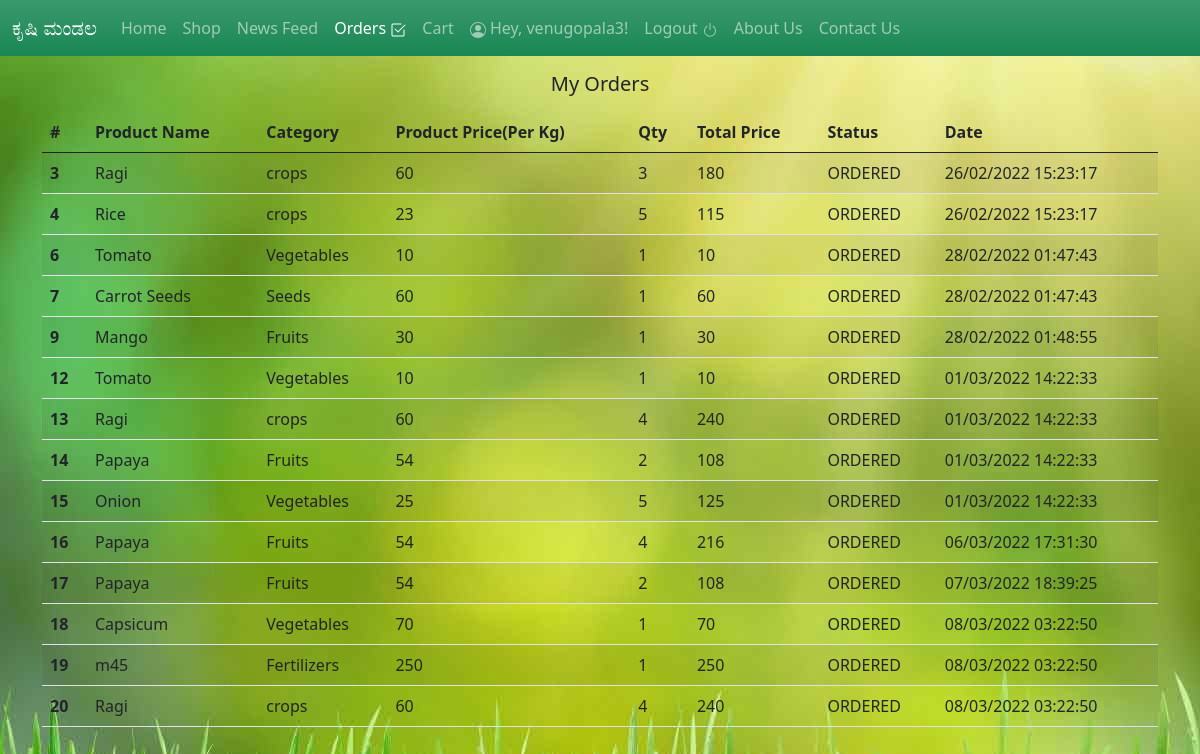
Screenshot of /orders (signed in) with the database file from the repository.
### tables this page shows
CREATE TABLE "farmer" (
	"Name"	TEXT,
	"Age"	INTEGER,
	"Gender"	NUMERIC,
	"PhoneNumber"	TEXT,
	"AadharNumber"	TEXT,
	"Address"	TEXT,
	"District"	TEXT,
	"State"	TEXT,
	"Pincode"	INTEGER,
	"FarmCategory"	TEXT,
	"id"	INTEGER,
	"nameb"	TEXT,
	"accno"	INTEGER,
	"bankName"	TEXT,
	"ifsccode"	TEXT,
	"username"	TEXT,
	"password"	TEXT,
	"role"	TEXT,
	"type"	TEXT,
	PRIMARY KEY("id" AUTOINCREMENT)
);

CREATE TABLE "orders" (
	"Id"	INTEGER,
	"pid"	INTEGER,
	"uid"	INTEGER,
	"qty"	INTEGER,
	"status"	TEXT,
	"date"	INTEGER,
	PRIMARY KEY("Id" AUTOINCREMENT)
);

CREATE TABLE "products" (
	"Id"	INTEGER,
	"pname"	TEXT,
	"price"	INTEGER,
	"image"	BLOB,
	"details"	TEXT,
	"category"	TEXT,
	PRIMARY KEY("Id" AUTOINCREMENT)
);

### app.py (the view)
@app.get("/orders",response_class=HTMLResponse)
def orders(request : Request):
    if not request.session.get('isLogin'):
        return RedirectResponse('/login', status_code=status.HTTP_302_FOUND)
    uid = request.session.get('uid')
    con = sqlite3.connect("Myapp.db")
    con.row_factory = sqlite3.Row
    cur = con.cursor()
    cur.execute("SELECT *,o.id as oid from farmer u,orders o, products p where  u.id=o.uid and o.pid=p.id and o.uid =?",[uid])
    orders = cur.fetchall()
    con.close
    return templates.TemplateResponse("/orders.html", {"request": request, "orders": orders})

### templates/orders.html (shortened to what this page needs)
<!DOCTYPE html>
<html lang="en">
  <head>
    <link
      href="https://cdn.jsdelivr.net/npm/bootstrap@5.0.2/dist/css/bootstrap.min.css"
      rel="stylesheet"
    />
    <link
      rel="stylesheet"
      href="https://cdn.jsdelivr.net/npm/@fortawesome/fontawesome-free@5.15.4/css/fontawesome.min.css"
    />
  </head>
  <body class="bg">
    <nav class="navbar navbar-expand-lg navbar-dark bg-success bg-gradient">
      <div class="container-fluid">
        <a class="navbar-brand" href="#"> ಕೃಷಿ ಮಂಡಲ </a>
        <div class="collapse navbar-collapse" id="navbarNav">
          <ul class="navbar-nav device-width">
            <li class="nav-item">
              <a class="nav-link " href="/"
                >Home
               </a>
            </li>
            <li class="nav-item">
              <a class="nav-link" href="/Products">Shop</a>
            </li>
            {% if request.session.get('isLogin') %}
            <li class="nav-item">
              <a class="nav-link" href="/newsfeed">News Feed</a>
            </li>
            <li class="nav-item">
                <a class="nav-link active" aria-current="page" href="/orders">Orders </a>
            </li>
            <li class="nav-item">
              <a class="nav-link" href="/cart">Cart</a>
          </li>
            <li class="nav-item">
              <a class="nav-link" href="#">  Hey, {{request.session.get('username')}}!</a>
          </li>
          <li class="nav-item">
              <a class="nav-link" href="/logout">Logout <svg xmlns="http://www.w3.org/2000/svg" width="16" height="16" fill="currentColor" class="bi bi-power" viewBox="0 0 16 16">
                <path d="M7.5 1v7h1V1h-1z"/>
                <path d="M3 8.812a4.999 4.999 0 0 1 2.578-4.375l-.485-.874A6 6 0 1 0 11 3.616l-.501.865A5 5 0 1 1 3 8.812z"/>
              </svg></a>
          </li>
            {% endif %}
            <li>
              <a class="nav-link" href="/aboutus">About Us</a>
            </li>
            <li class="nav-item">
              <a class="nav-link" href="/contactus">Contact Us</a>
            </li>
          </ul>
        </div>
      </div>
    </nav>
<div class="container">
    <h5 class="text-center my-3">My Orders</h5>
    {% if orders|length > 0 %}
    <table class="table table-striped">
        <thead>
        <tr>
            <th scope="col">#</th>
            <th scope="col">Product Name</th>
            <th scope="col">Category</th>
            <th scope="col">Product Price(Per Kg)</th>
            <th scope="col">Qty</th>
            <th scope="col">Total Price</th>
            <th scope="col">Status</th>
            <th scope="col">Date</th>
        </tr>
        </thead>
        <tbody>
        {% for order in orders %}
        <tr>
            <th scope="row">{{order.oid}}</th>
            <td>{{order.pname}}</td>
            <td>{{order.category}}</td>
            <td>{{order.price}}</td>
            <td>{{order.qty}}</td>
            <td>{{order.qty | int * order.price | int}}</td>
            <td>{{order.status}}</td>
            <td>{{order.date}}</td>
        </tr>
        {% endfor %}
        </tbody>
    </table>
    {% else %}
    <h5 class="text-center">No Orders found from your account!!</h5>
    {% endif %}
</div>
</body>
</body>
</html>

### templates/orders.html (style rules this page uses)
.bg { background: url("../static/images/grassbg.jpg"); object-fit: cover; }

### rows the page displays
farmer: session.get "venugopala3", oid "3", pname "Ragi", category "crops", price "60", qty "3", order.qty|int*order.price|int "180", status "ORDERED", date "26/02/2022 15:23:17", oid "4", pname "Rice", price "23", qty "5", order.qty|int*order.price|int "115", oid "6", pname "Tomato", category "Vegetables", price "10", qty "1", order.qty|int*order.price|int "10", date "28/02/2022 01:47:43", oid "7", pname "Carrot Seeds", category "Seeds", order.qty|int*order.price|int "60", oid "9", pname "Mango", category "Fruits", price "30", order.qty|int*order.price|int "30", date "28/02/2022 01:48:55", oid "12", date "01/03/2022 14:22:33", oid "13", qty "4", order.qty|int*order.price|int "240", oid "14", pname "Papaya", price "54", qty "2", order.qty|int*order.price|int "108", oid "15", pname "Onion", price "25", order.qty|int*order.price|int "125", oid "16", order.qty|int*order.price|int "216", date "06/03/2022 17:31:30", oid "17", date "07/03/2022 18:39:25", oid "18", pname "Capsicum", price "70", order.qty|int*order.price|int "70", date "08/03/2022 03:22:50", oid "19", pname "m45", category "Fertilizers", price "250", order.qty|int*order.price|int "250", oid "20"
